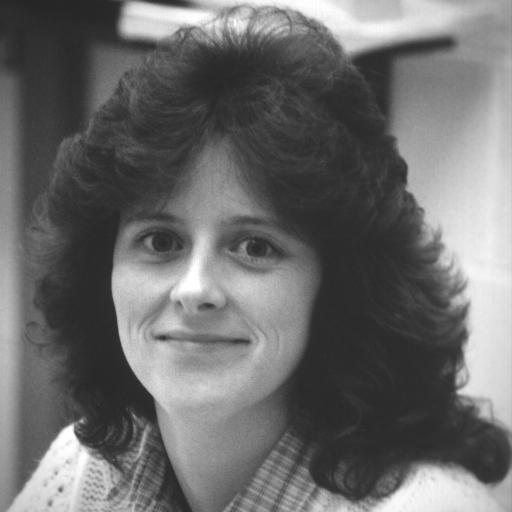
#> input picture faceDetectionHaarCascade/test_iimages/woman_darkhair.tif, 512 x 512 px
$ python face_detection.py
#> lines starting #> are read from the running program, lines starting #| are printed output that depends on the picture; after the words box and inside, x2 and y2 are one past the last pixel; in counts of white or black regions, pixels touching at a corner belong together
'''
face detection using HaarCascade
'''


import cv2
face_cascade=cv2.CascadeClassifier("../trained_models/haarcascade_frontalface_default.xml")
eye_cascade=cv2.CascadeClassifier("../trained_models/haarcascade_eye.xml")

img=cv2.imread("../test_iimages/woman_darkhair.tif")
#> img is the input picture: shape (512, 512, 3); min 36, max 255, mean 107.8

faces = face_cascade.detectMultiScale(img, 1.1, 5)
#> faces = [[77, 149, 254, 254]]

for (x,y,w,h) in faces:
    cv2.rectangle(img, (x,y),(x+w,y+h),(0,0,255),3)
    roi=img[y:y+h,x:x+w]
    eyes = eye_cascade.detectMultiScale(roi,1.1,5)
    for (ex,ey,ew,eh) in eyes:
        cv2.rectangle(roi,(ex,ey), (ex+ew,ey+eh),(0,0,255),3)
#> this loop made 1 pass
#> (x, y, w, h, eyes) on pass 1: (77, 149, 254, 254, [[48, 64, 58, 58], [138, 68, 61, 61]])
#> pass 1, `roi=img[y:y+h,x:x+w]`:
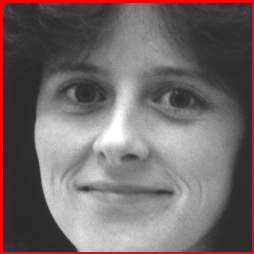
#> roi: shape (254, 254, 3); mean B, G, R 104.6, 104.6, 114.5
#> after the loop:
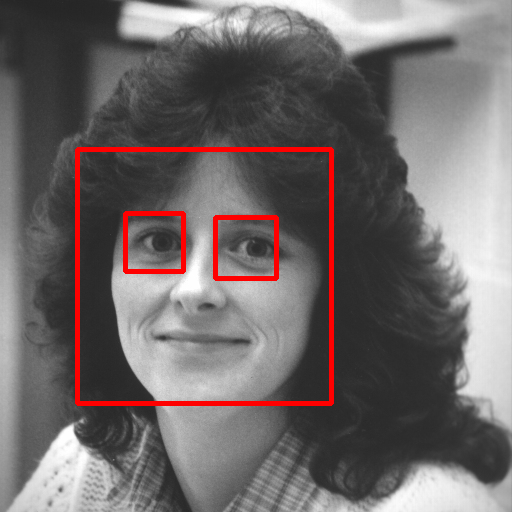
#> img: shape (512, 512, 3); 2.83% of pixels changed, all inside (x1, y1, x2, y2) = (75, 147, 334, 406)
#> after the loop:
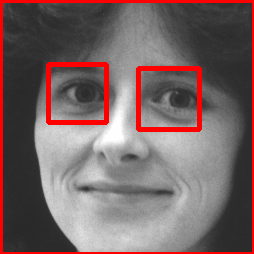
#> roi: shape (254, 254, 3); 3.65% of pixels changed, all inside (x1, y1, x2, y2) = (46, 62, 202, 132)
#        cv2.circle(roi ,(int(ew/2),int(eh/2)), 15, (0,0,255), 3)

cv2.imshow("Face_Detect", img)
cv2.waitKey(0)
cv2.destroyAllWindows()

$ run again, with faceDetectionHaarCascade/test_iimages/woman_blonde.tif copied over faceDetectionHaarCascade/test_iimages/woman_darkhair.tif
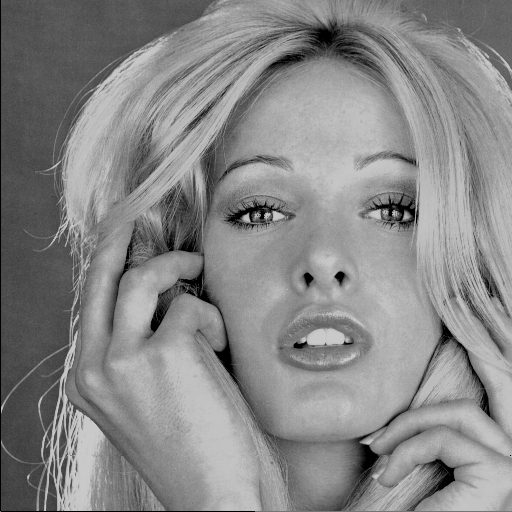
#> input picture faceDetectionHaarCascade/test_iimages/woman_blonde.tif, 512 x 512 px
#> img is the input picture: shape (512, 512, 3); min 0, max 202, mean 135.1
#> faces = [[175, 113, 300, 300]]
#> the loop `for (x,y,w,h) in faces:` made 1 pass
#> (x, y, w, h, eyes) on pass 1: (175, 113, 300, 300, [[47, 69, 64, 64], [182, 65, 67, 67], [103, 180, 97, 97]])
#> after the loop `for (x,y,w,h) in faces:`:
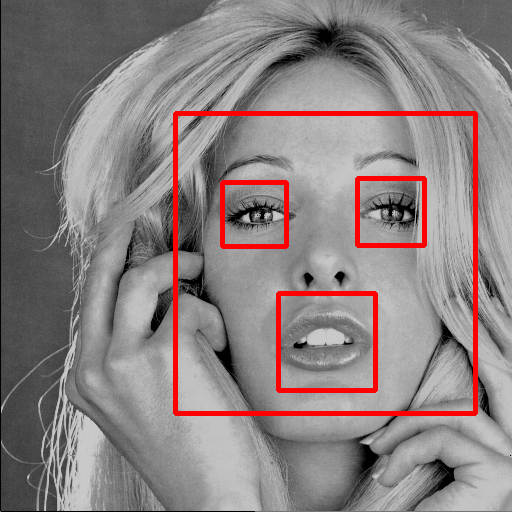
#> img: shape (512, 512, 3); 4.01% of pixels changed, all inside (x1, y1, x2, y2) = (173, 111, 478, 416)
#> after the loop `for (x,y,w,h) in faces:`:
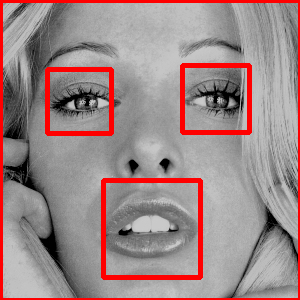
#> roi: shape (300, 300, 3); mean B, G, R 136, 136, 157.3
